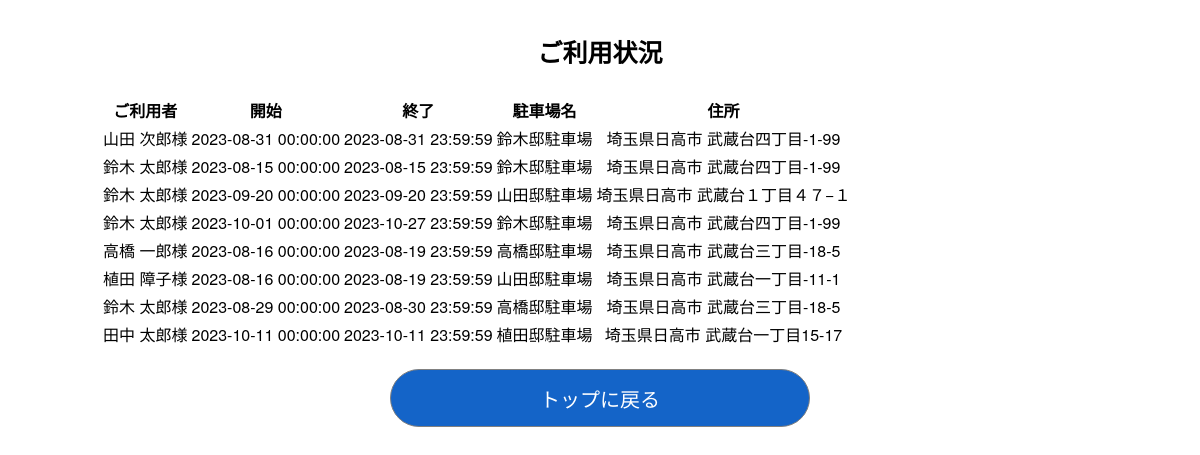
The page /admin on the database its author committed.
### app.py (models this page shows, shortened)
class Reserve(db.Model):
    id = db.Column(db.Integer, primary_key=True)
    user_id = db.Column(db.Integer, db.ForeignKey('user.id'), nullable=False)
    park_id = db.Column(db.Integer, db.ForeignKey('parking.id'), nullable=False)
    resv_at = db.Column(db.DateTime, nullable=False,
                        default=datetime.now(pytz.timezone('Asia/Tokyo'))) # 予約日時
    use_start = db.Column(db.DateTime, nullable=False) # 利用開始日時
    use_end =  db.Column(db.DateTime, nullable=False) # 利用終了日時
    resv_status = db.Column(db.Integer, nullable=False) # (0)予約なし,(1)予約ずみ,(2)ご利用済み

class User(UserMixin, db.Model):
    id = db.Column(db.Integer, primary_key=True, nullable=False)
    email = db.Column(db.String(50), unique=True)
    password = db.Column(db.String(512), nullable=False)
    first_name = db.Column(db.String(50), nullable=False)
    last_name = db.Column(db.String(50), nullable=False)
    first_name_kana = db.Column(db.String(50), nullable=False)
    last_name_kana = db.Column(db.String(50), nullable=False)
    postal_code = db.Column(db.String(7), nullable=False)
    address1 = db.Column(db.String(255), nullable=False)
    address2 = db.Column(db.String(255), nullable=False)
    tel = db.Column(db.String(11))
    birthday = db.Column(db.String(8), nullable=False)
    carNumber = db.Column(db.String(4), nullable=False)
    created_at = db.Column(db.DateTime, nullable=False,
                           default=datetime.now(pytz.timezone('Asia/Tokyo')))

class Parking(db.Model):
    id = db.Column(db.Integer, primary_key=True, nullable=False)
    title = db.Column(db.String(50), nullable=False)
    postal_code = db.Column(db.String(7), nullable=False)
    address1 = db.Column(db.String(120), nullable=False)
    address2 = db.Column(db.String(120), nullable=False)
    tel = db.Column(db.String(11), nullable=False)
    inoutdoor = db.Column(db.String(1), nullable=False) # (0)屋外、(1)屋内
    mustcall = db.Column(db.String(1), nullable=False) # (0)出し入れ時に連絡が不要、(1)出し入れ時に連絡が必要
    usableTypeNum = db.Column(db.String(1), nullable=False) # (0)3ナンバー、(1)5ナンバー
    usableSize = db.Column(db.String(1), nullable=False) # (0)155cm未満、(1)155 ～ 170cm
    max_day = db.Column(db.Integer, nullable=True)
    min_day = db.Column(db.Integer, nullable=True)
    price_day = db.Column(db.Integer, nullable=False)
    etc = db.Column(db.String(500), nullable=True)
    lon = db.Column(db.Float, nullable=False)
    lat = db.Column(db.Float, nullable=False)
    owner_id = db.Column(db.Integer, db.ForeignKey('user.id'), nullable=False)
    created_at = db.Column(db.DateTime, nullable=False,
                           default=datetime.now(pytz.timezone('Asia/Tokyo')))
    price_hour = db.Column(db.Integer)
    price_month = db.Column(db.Integer)
    max_hour = db.Column(db.Integer)
    min_hour = db.Column(db.Integer)
    max_month = db.Column(db.Integer)
    min_month = db.Column(db.Integer)

### app.py (the view)
@app.route('/admin', methods=['GET','POST'])
def admin():
    if request.method=='GET':
        join_query = db.session.query(User, Parking, Reserve).\
            join(Reserve, User.id == Reserve.user_id).\
            join(Parking, Reserve.park_id == Parking.id)
        result = join_query.all()
        reservelist = []
        for row in result:
            user = row.User.__dict__
            parking = row.Parking.__dict__
            reserve = row.Reserve.__dict__
            data = {}
            data.update(user)
            data.update(parking)
            data.update(reserve)
            reservelist.append(data)
        return render_template('admin.html', reservelist=reservelist)
    elif request.method=='POST':
        pass

### templates/admin.html (shortened to what this page needs)
<!DOCTYPE html>
<html>
<head>
    <link rel='stylesheet' href='../static/css/centerBox.css' />
    <link rel='stylesheet' href='../static/css/common.css' />
    <link rel="stylesheet" href="https://cdnjs.cloudflare.com/ajax/libs/jquery.tablesorter/2.31.0/css/theme.default.min.css">
</head>
<body>
    <article class='container'>
        <section class='box_contents'>
            <h1>ご利用状況</h1>
            <form>
                <table id="tablesorter">
                    {%if reservelist%}
                    <thead>
                        <tr>
                            <th >ご利用者</th>
                            <th >開始</th>
                            <th >終了</th>
                            <th >駐車場名</th>
                            <th >住所</th>
                        </tr>
                    </thead>
                    <tbody>
                        {%for reserve in reservelist%}
                        <tr>
                            <td class="{sortValue: 1}">{{reserve.last_name}} {{reserve.first_name}}様</td>
                            <td class="{sortValue: 2}">{{reserve.use_start}}</td>
                            <td class="{sortValue: 3}">{{reserve.use_end}}</td>
                            <td class="{sortValue: 4}">{{reserve.title}}</td>
                            <td class="{sortValue: 4}">{{reserve.address1}} {{reserve.address2}}</td>
                        </tr>
                        {%endfor%}
                        {%else%}
                        <p>現在、ご予約・ご利用はありません</p>
                        {%endif%}
                    </tbody>
                </table>
            </form>
            <nav class='buttonMenu'>
                <form>
                    <a href="login"><input class='common_button common_fat' style='width : 42%;' type='button' value='トップに戻る' /></a>
                </form>
            </nav>
        </section>
    </article>
</body>
</html>

### static/css/centerBox.css (style rules this page uses)
.container { display: grid; place-items: center; }
.box_contents { text-align : center; max-width: 1000px; min-width: 750px; width: 100%; }

### static/css/common.css (style rules this page uses)
:root { --labelFontSize : 1.2rem; }
html { font-size: 62.5%; box-sizing: border-box; }
body { font-size : 1.6em; font-family: "Helvetica Neue", Arial, "Hiragino Kaku Gothic ProN", "Hiragino Sans", Meiryo, sans-serif; }
nav.buttonMenu { margin-top : 2rem; }
h1 { font-size : 2.5rem; }
input, select { text-indent : 1rem; border : solid 0.1rem gray; height : 2.8rem; border-radius : 0.5rem; cursor: pointer; }
.common_button { background-color : rgb(20, 100, 200); text-indent : 0; font-size : 2rem; color : white; height : 4rem; border-radius : 2rem; margin : 0 1.4rem; }
.common_fat { height : 5.8rem; border-radius: 2.9rem; }

### rows shown on the page
Reserve: last_name "山田", first_name "次郎", use_start "2023-08-31 00:00:00", use_end "2023-08-31 23:59:59", title "鈴木邸駐車場", address1 "埼玉県日高市", address2 "武蔵台四丁目-1-99"
User: last_name "鈴木" "鈴木" "鈴木" "鈴木", first_name "太郎" "太郎" "太郎" "太郎"
Parking: title "鈴木邸駐車場" "鈴木邸駐車場", address1 "埼玉県日高市" "埼玉県日高市", address2 "武蔵台四丁目-1-99" "武蔵台四丁目-1-99"
Parking: title "山田邸駐車場", address1 "埼玉県日高市", address2 "武蔵台１丁目４７−１"
Reserve: last_name "高橋", first_name "一郎", use_start "2023-08-16 00:00:00", use_end "2023-08-19 23:59:59", title "高橋邸駐車場", address1 "埼玉県日高市", address2 "武蔵台三丁目-18-5"
Reserve: last_name "植田", first_name "障子", use_start "2023-08-16 00:00:00", use_end "2023-08-19 23:59:59", title "山田邸駐車場", address1 "埼玉県日高市", address2 "武蔵台一丁目-11-1"
Parking: title "高橋邸駐車場", address1 "埼玉県日高市", address2 "武蔵台三丁目-18-5"
Reserve: last_name "田中", first_name "太郎", use_start "2023-10-11 00:00:00", use_end "2023-10-11 23:59:59", title "植田邸駐車場", address1 "埼玉県日高市", address2 "武蔵台一丁目15-17"

### other values the page prints
{{ reserve.use_start }} "2023-08-15 00:00:00" "2023-09-20 00:00:00" "2023-10-01 00:00:00" "2023-08-29 00:00:00"
{{ reserve.use_end }} "2023-08-15 23:59:59" "2023-09-20 23:59:59" "2023-10-27 23:59:59" "2023-08-30 23:59:59"
